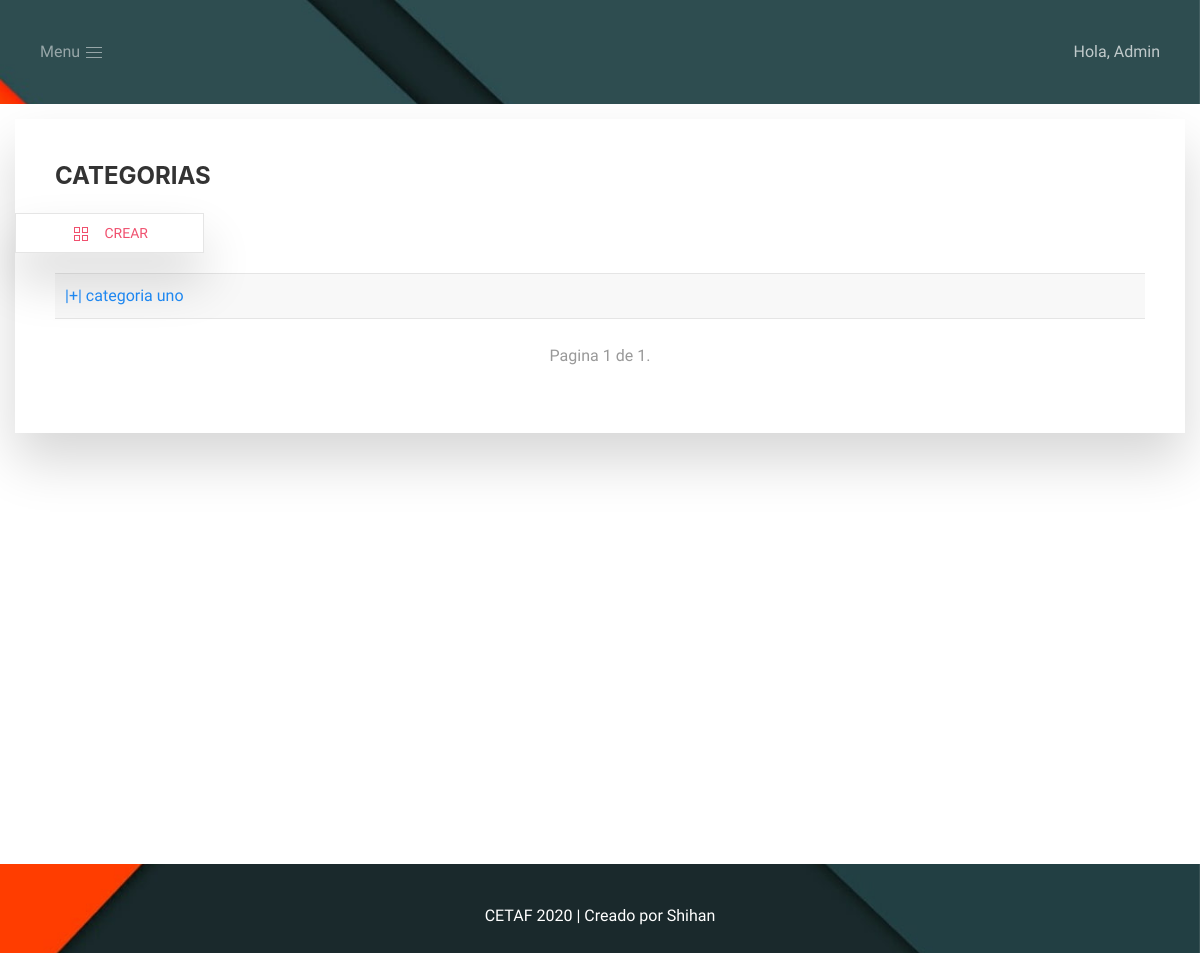
Page /categorias/ (signed in) on the earlier database version.
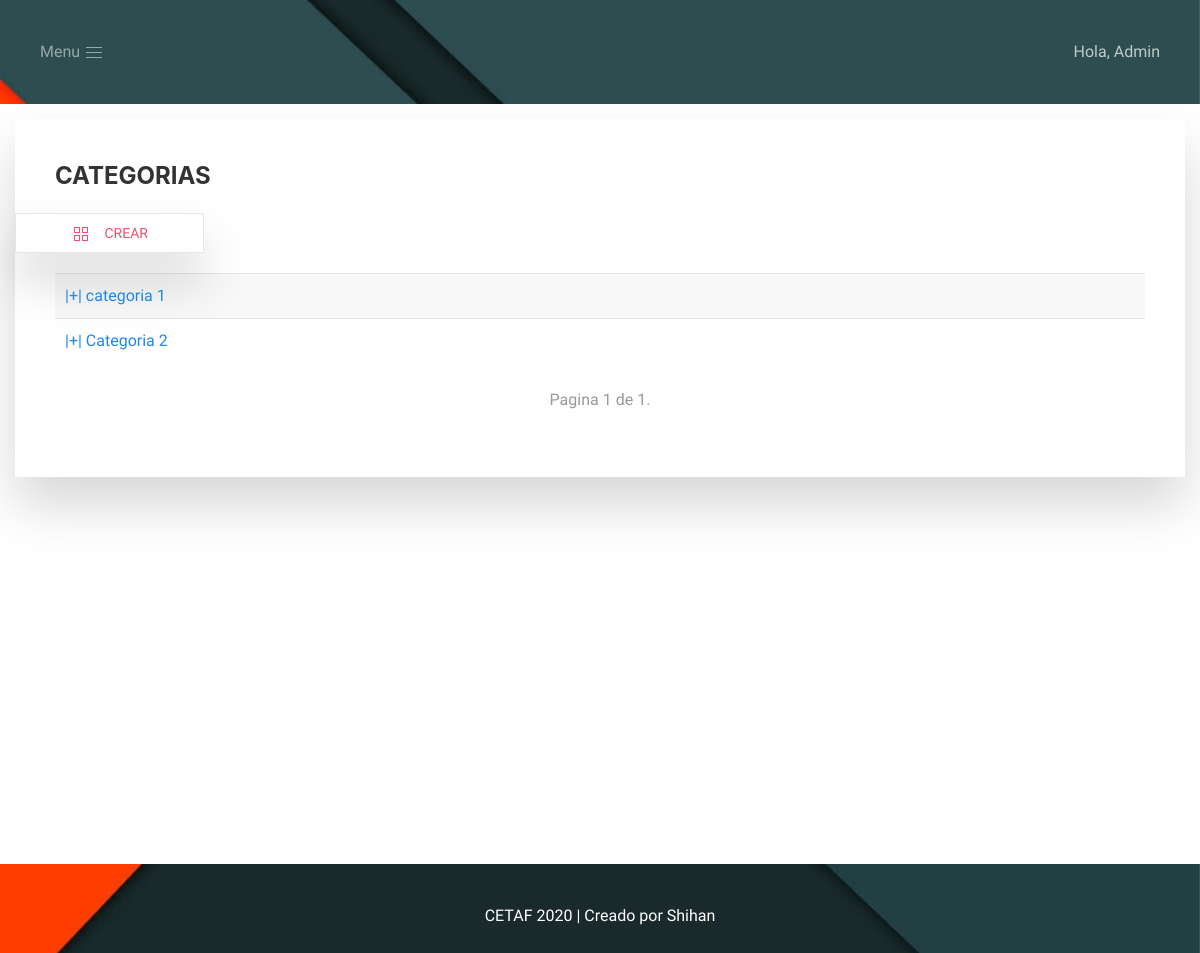
Same page on the later database version.
### cetaf/models.py (models this page shows, shortened)
class Categoria(models.Model):
    nombre = models.CharField(max_length=50)
    descripcion = models.TextField()

### cetaf/views.py (the view)
# urls.py: path('categorias/', views.lts_categoria, name='lts_categoria'),
@login_required(login_url="login")
def lts_categoria(request):
    lista = Categoria.objects.all()
    paginador = Paginator(lista, 10)
    num_pagina = request.GET.get('page')
    obj_pagina = paginador.get_page(num_pagina)
    return render(request, 'categorias/index.html', {'obj_pagina': obj_pagina})

### cetaf/templates/categorias/index.html (shortened to what this page needs)
{% extends "home/index.html" %}
{% load static %}
{% block contenido %}
<div class="uk-card uk-card-default uk-card-body uk-align-center uk-box-shadow-xlarge uk-margin-small">
    <h3 class="uk-card-title uk-text-bold">CATEGORIAS</h3>
    {% block contenido_categoria %}
        <ul class="uk-nav-default uk-nav-parent-icon" uk-nav>
            <li class="uk-button uk-button-default uk-button-small uk-box-shadow-xlarge"><a class="uk-text-danger" href="{% url 'crear_categoria' %}"><span class="uk-margin-small-right" uk-icon="icon: thumbnails"></span> Crear</a></li>
        </ul>
        <ul class="uk-list uk-list-striped">
            {% for categoria in obj_pagina %}
                <li><a href="{% url 'detalle_categoria' categoria.id %}" uk-toggle>|+| {{categoria.nombre}}</a></li>
            {% endfor %}
        </ul>
        <div>
          <span>
              <ul class="uk-pagination uk-flex-center" uk-margin>
                  <span>
                      <li class="uk-disabled"><span>Pagina {{ obj_pagina.number }} de {{ obj_pagina.paginator.num_pages }}.</span></li>
                  </span>
              </ul>
          </span>
        </div>
    {% endblock contenido_categoria %}
</div>
{% endblock %}

### cetaf/templates/home/index.html (shortened to what this page needs)
<!doctype html>
{% load static %}
<html lang="en">
    <head>
        <link rel="stylesheet" href="{% static 'contenido/uikit/uikit.min.css' %}">
        <link rel="stylesheet" href="{% static 'contenido/estilo.css' %}">
    </head>
    <body>
        <div class="uk-panel uk-padding uk-panel-transparent uk-light">
            <button class="uk-icon-link" type="button" uk-toggle="target: #menu-lateral" uk-icon="icon: menu">Menu </button>
            <span class="uk-float-right">
                Hola,
                {{user.username}}
            </span>
        </div>
        <div class="uk-container uk-container-expand uk-overflow-auto uk-background-default uk-padding-small uk-dark" style="opacity:1; height:730px">
            {% block contenido %}{% endblock %}
        </div>
        <footer class="uk-padding" style="text-align:center; color:white;">
            <span>CETAF 2020 | Creado por Shihan</span>
        </footer>
    </body>
</html>

Differences in the rows shown:
changed Categoria: nombre "categoria uno" → "categoria 1"
added Categoria: nombre "Categoria 2"
